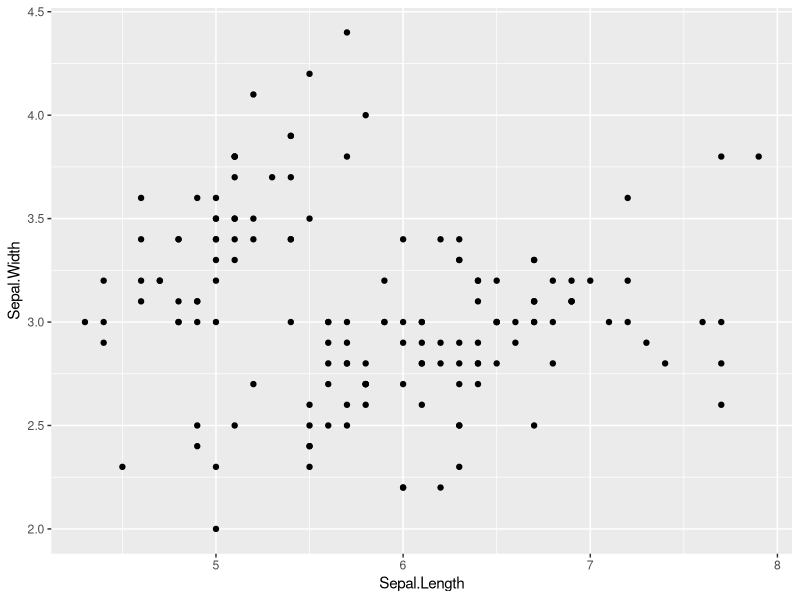
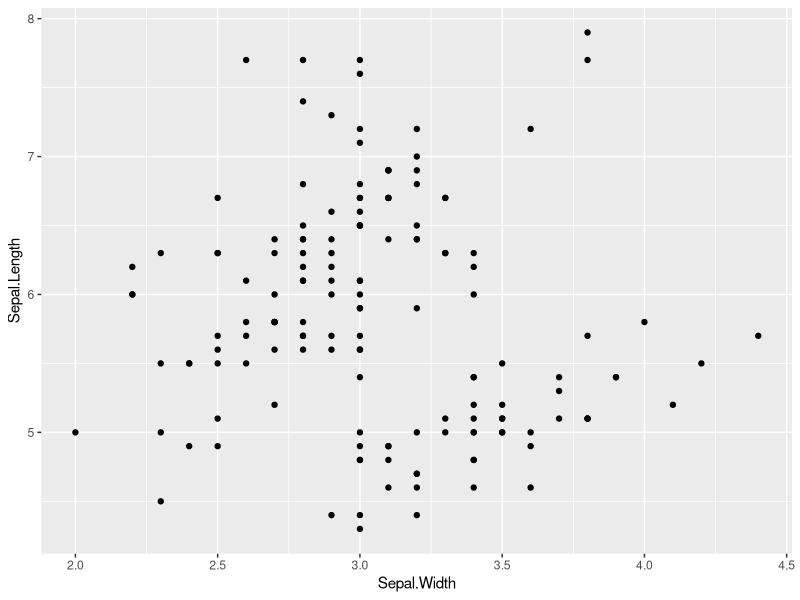
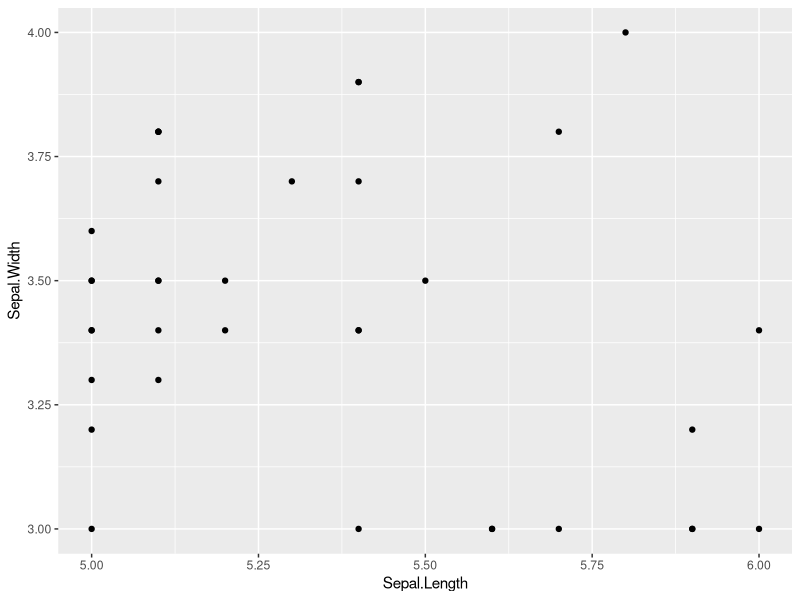
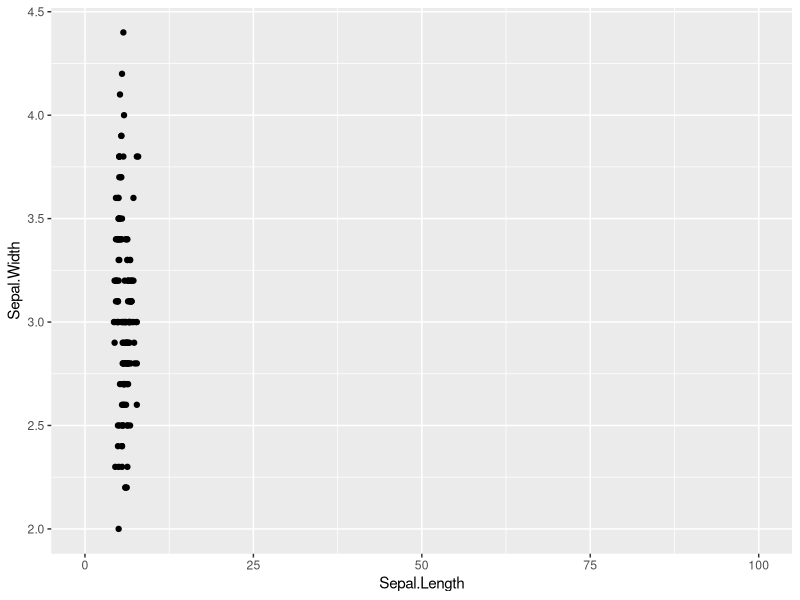
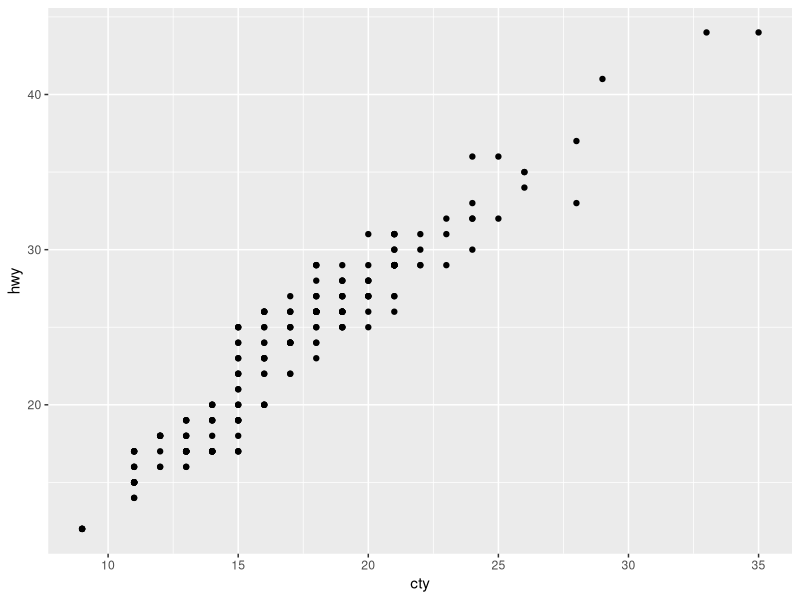
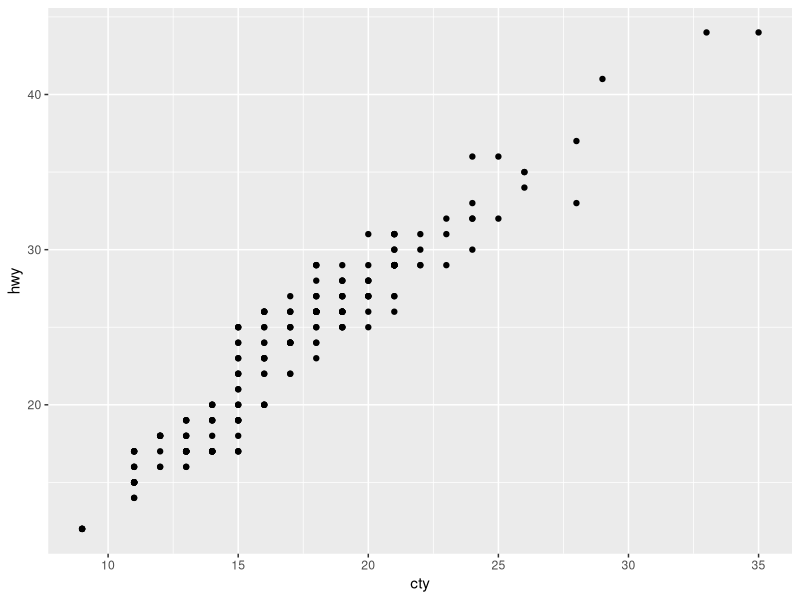
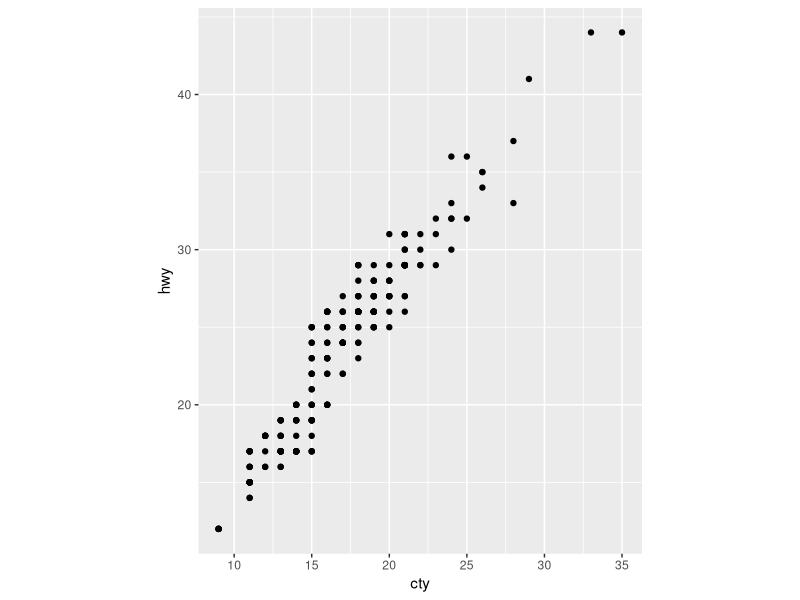
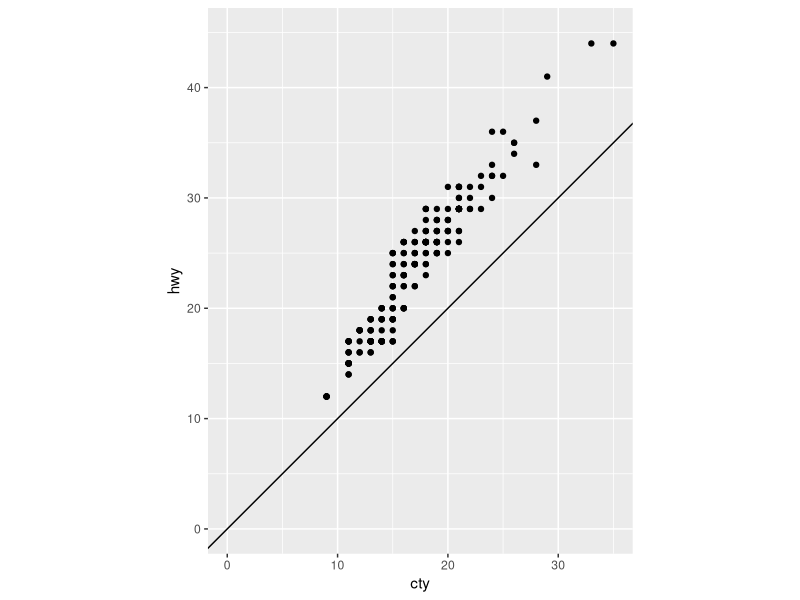

R code for these plots, in order:
# Notes L5
library(tidyverse)
## Advanced ggplot settings

base<- iris %>%
  ggplot(aes(x=Sepal.Length, y=Sepal.Width))+
  geom_point()
base

##Fonction coord

base + coord_flip()

# Limiter les axes

base +coord_cartesian(xlim=c(5,6), y=c(3,4))
base +coord_cartesian(xlim=c(0,100))

#Rapport entre les échelles de x et y 
#Il faut que l'unité de chaque axes soit identique
mpg%>%
  ggplot(aes(x = cty, y=hwy))+
  geom_point()

miles <-mpg%>%
  ggplot(aes(x = cty, y=hwy))+
  geom_point()

miles

miles + coord_equal()

miles + coord_equal(xlim=c(0,35), ylim=c(0,45))+
  geom_abline(slope=1, intercept=0)

miles + coord_equal(ratio=1/10, xlim=c(0,35), ylim=c(0,45))+
  geom_abline(slope=1, intercept=0)

miles + coord_equal(ratio=1, xlim=c(0,35), ylim=c(0,45))+
  geom_abline(slope=1, intercept=0)

#Modifier l'échelle des axes 
# Toutes transformations mathématiques est possible

miles

miles +coord_trans(x="log10", y="log10")

#Coordonnées polaires y=longueur du trait et x =angle

base + coord_polar()
base + coord_polar(theta = "y")
base + coord_polar(theta = "y", direction=-1)

#Camembert
iris%>%
  ggplot(aes(x="", y=Species, fill=Species))+
  geom_col()

iris%>%
  ggplot(aes(x=Species, fill=Species))+
  geom_bar(position=position_fill())


iris%>%
  ggplot(aes(x="", y=Species, fill=Species))+
  geom_col()+
  coord_polar(theta ="y")


base <- iris %>%
  ggplot(aes(x=Sepal.Length, y=Sepal.Width, color=Species, size=Petal.Length ))+
  geom_point()
base

##Couleurs
base +scale_color_brewer()
base +scale_color_brewer(type="qual")

#Colorblind
base + scale_colour_viridis_d()

#Quelles sont les palettes de couleurs de brewer
RColorBrewer::display.brewer.all()
#Faire tous seul comme des grands; Pour savoir le nom des couleurs : aller sur Google

base + scale_color_manual(values=c("pink", "indianred","chartreuse2"))


base + scale_color_grey()

#Couleurs continues
base <- iris %>%
  ggplot(aes(x=Sepal.Length, y=Sepal.Width, color=Petal.Width, size=Petal.Length ))+
  geom_point()
base

base+ scale_color_gradient(low="green", high="red")

base+ scale_color_gradient2(low="blue", mid= "white",high="red", midpoint=1.5)

# Entre discret et continu: binned scale => plus de gradient continue mais gradiant avec des niveaux spé
base+ scale_color_binned(type="viridis")

#Changer la taille des points pour qu'il y ait un écart plus grand entre les valeurs max et min 

base 

base + scale_size_area( max_size=12)

#Remplissage
base<- mpg %>%
  ggplot(aes(x=manufacturer, color=manufacturer))+
  geom_bar()
base

base<- mpg %>%
  ggplot(aes(x=manufacturer, fill=manufacturer))+
  geom_bar()
base

base +scale_fill_viridis_d()
base +scale_fill_brewer(palette="Set2")

#différence entre changer les couleurs du MAPPING
#Ou changer les couleurs d'un objet
#Toutes les barres rouges
base + geom_bar(fill="red")

base + geom_bar(fill="red", width=1.5)

base + geom_bar(fill="red", width=0.5)

#tout ce qui se passe par aes() et scale() change en fonction de variables
#Tout ce qui se passedirectement par geom_ () ne change pas

base + theme_classic()
base + theme_minimal()
base + theme_void()

library(ggthemes)
base+ theme_stata()

#Contrôle à la main
theme()  

#Comment ajouter des titres
base + labs(title="Mon titre")

base + labs(title="Mon titre",subtitle= "mon sous titre")


#Comment ajouter des lignes
